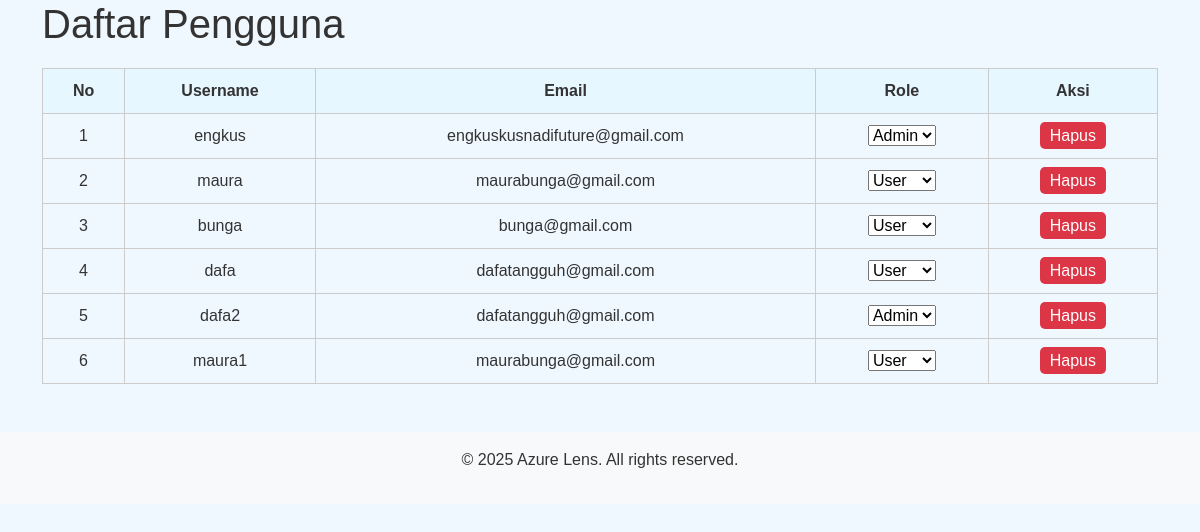
Page /kelola_pengguna.php on the committed database.
### tables this page shows
CREATE TABLE `user` (
  `UserID` int NOT NULL,
  `Username` varchar(255) NOT NULL,
  `Password` varchar(255) NOT NULL,
  `Email` varchar(255) NOT NULL,
  `NamaLengkap` varchar(255) NOT NULL,
  `Alamat` text NOT NULL,
  `img` varchar(100) NOT NULL,
  `role` enum('user','admin') NOT NULL DEFAULT 'user'
);

### kelola_pengguna.php (the view, shortened to what this page needs)
<?php
include 'koneksi.php';
?>
<!DOCTYPE html>
<html lang="id">
<head>
    <link href="https://cdn.jsdelivr.net/npm/bootstrap@5.3.0-alpha1/dist/css/bootstrap.min.css" rel="stylesheet">
    <link rel="stylesheet" href="kelola_pengguna.css">
</head>
<body>
    <div class="container">
        <h1>Daftar Pengguna</h1>
        <table>
            <thead>
                <tr>
                    <th>No</th>
                    <th>Username</th>
                    <th>Email</th>
                    <th>Role</th>
                    <th>Aksi</th>
                </tr>
            </thead>
            <tbody>
                <?php
                $query = "SELECT UserID, Username, Email, Role FROM user";
                $result = mysqli_query($con, $query);
                if ($result && mysqli_num_rows($result) > 0) {
                    $no = 1;
                    while ($row = mysqli_fetch_assoc($result)) {
                        $userID = htmlspecialchars($row['UserID']);
                        $username = htmlspecialchars($row['Username']);
                        $email = htmlspecialchars($row['Email']);
                        $role = htmlspecialchars($row['Role']);
                        echo "
                        <tr>
                            <td>{$no}</td>
                            <td>{$username}</td>
                            <td>{$email}</td>
                            <td>
                                <form action='update_role.php' method='POST' style='margin: 0;'>
                                    <input type='hidden' name='UserID' value='{$userID}'>
                                    <select name='Role' onchange='this.form.submit()'>
                                        <option value='admin'" . ($role == 'admin' ? ' selected' : '') . ">Admin</option>
                                        <option value='user'" . ($role == 'user' ? ' selected' : '') . ">User</option>
                                    </select>
                                </form>
                            </td>
                            <td>
                                <a href='delete_user.php?id={$userID}' class='btn-delete' onclick='return confirm(\"Apakah Anda yakin ingin menghapus pengguna ini?\")'>Hapus</a>
                            </td>
                        </tr>";
                        $no++;
                    }
                } else {
                    echo "<tr><td colspan='5'>Tidak ada pengguna yang ditemukan.</td></tr>";
                }
                ?>
            </tbody>
        </table>
    </div>
</body>
<footer class="bg-body-tertiary text-center py-3 mt-5">
    <div class="container">
        <p>&copy; 2025 Azure Lens. All rights reserved.</p>
    </div>
</footer>
</html>

### kelola_pengguna.css (style rules this page uses)
body { font-family: Arial, sans-serif; background-color: #f0f8ff; color: #333; }
table { width: 100%; border-collapse: collapse; margin: 20px 0; }
table, th, td { border: 1px solid #ccc; }
th, td { padding: 10px; text-align: center; }
th { background-color: #e6f7ff; }
.btn-edit, .btn-delete { padding: 5px 10px; text-decoration: none; color: white; border-radius: 5px; }
.btn-delete { background-color: #dc3545; }

### rows in the picture
user: Username "engkus", Email "engkuskusnadifuture@gmail.com", Role "Admin"
user: Username "maura", Email "maurabunga@gmail.com", Role "User"
user: Username "bunga", Email "bunga@gmail.com", Role "User"
user: Username "dafa", Email "dafatangguh@gmail.com", Role "User"
user: Username "dafa2", Email "dafatangguh@gmail.com", Role "Admin"
user: Username "maura1", Email "maurabunga@gmail.com", Role "User"
